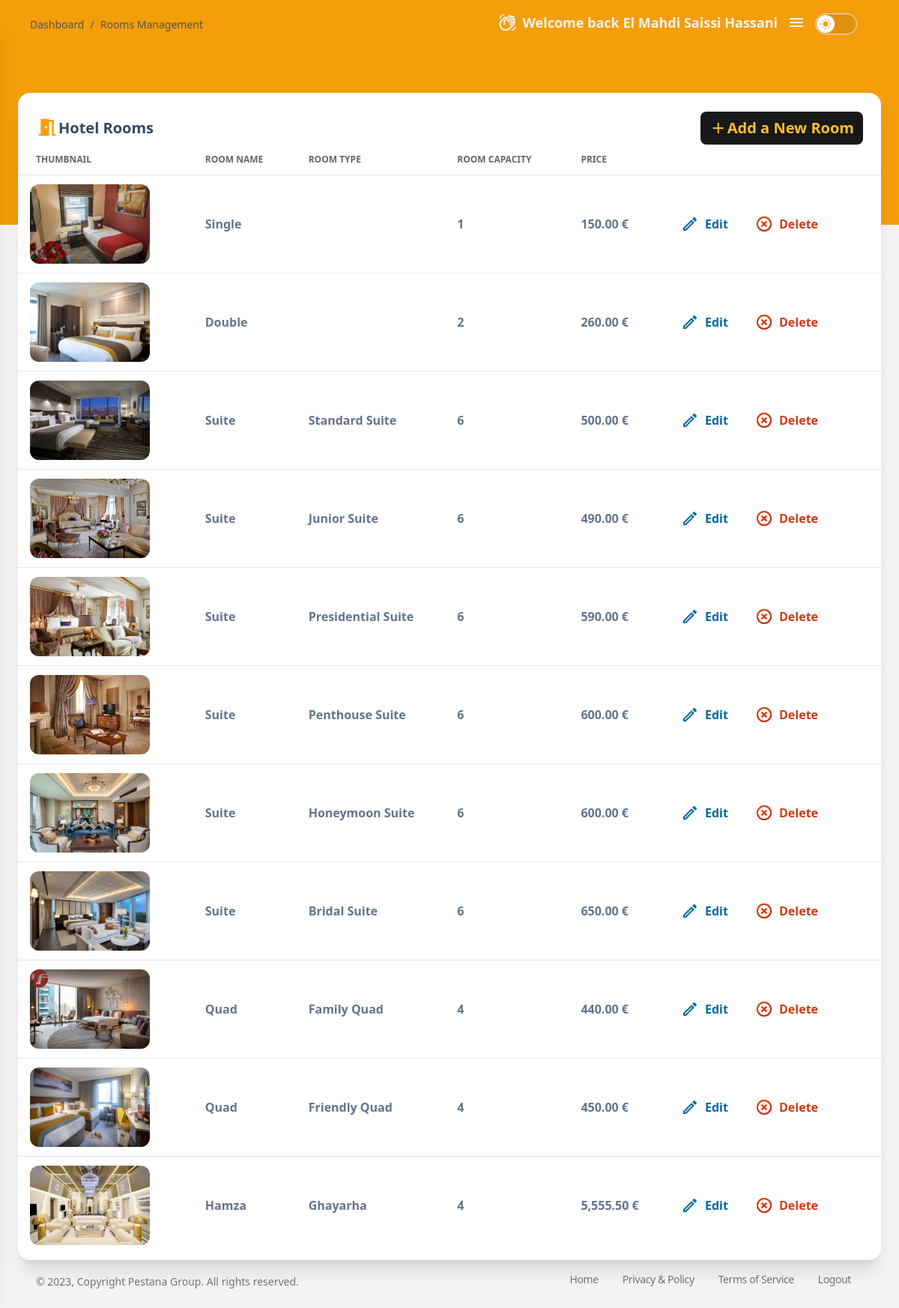
/dashboard/rooms_manage (signed in), run on the app's committed database.
### tables this page shows
CREATE TABLE `rooms` (
  `ID` int(11) NOT NULL,
  `Room_Name` varchar(20) NOT NULL,
  `Room_Type` varchar(100) DEFAULT NULL,
  `Room_Capacity` int(11) DEFAULT NULL,
  `Thumbnail` varchar(255) DEFAULT NULL,
  `Price` double DEFAULT NULL
);

### app/core/Controller.php (called while the page is built, shortened)
<?php
class Controller {
    public static function load($view_name, $view_data = []) {
        $file = VIEWS . $view_name . ".php";
        if(file_exists($file)) {
            extract($view_data);
            require($file);
        }else {
            echo $view_name." doesn't exist, or I'm doing something wrong";
        }
    }
}

### app/controllers/DashboardController.php (called while the page is built, shortened)
<?php
class DashboardController extends DashboardModel {
    public function rooms_manage() {
        $data = $this->fetch_rooms();
        Controller::load("d_manage", $data);
    }
}

### app/core/App.php (called while the page is built, shortened)
<?php
class App {
    protected $controller = "HomeController";
    protected $method = "index";
    protected $parameters = [];
    public function __construct() {
        $this->rend();
    }
    private function prepareURL() {
        if (isset($_GET["url"])) {
            $url = trim($_GET["url"], "/");
            $url = filter_var($url, FILTER_SANITIZE_URL);
            $url = explode("/", $url);
            $this->controller = isset($url[0]) ? ucwords($url[0]) . "Controller" : "HomeController";
            $this->method = isset($url[1]) ? $url[1] : "index";
            unset($url[0], $url[1]);
            $this->parameters = !empty($url) ? array_values($url) : [];
        }
    }
    private function rend() {
        if(class_exists($this->controller)) {
            $this->controller = new $this->controller;
            if(method_exists($this->controller, $this->method)) {
                call_user_func_array([$this->controller, $this->method], $this->parameters);
            }else {
                Controller::load("404");
            }
        }else {
            Controller::load("404");
        }
    }
}

### public/autoload.php (called while the page is built, shortened)
<?php
new App();

### public/index.php (called while the page is built)
<?php
include("autoload.php");

### app/core/Db.php (called while the page is built, shortened)
<?php
class Db {
    protected function conn() {
        $dsn = "mysql:host" . DB_HOST . "; dbname=" . DB_NAME;
        $options = array(PDO::ATTR_PERSISTENT => true);
        try {
            $this->connection = new PDO($dsn, DB_USER, DB_PW, $options);
            $this->connection->setAttribute(PDO::ATTR_ERRMODE, PDO::ERRMODE_EXCEPTION);
            return $this->connection;
        }catch(PDOException $error) {
            echo "Connection failed: " . $error->getMessage();
        }
    }
}

### app/models/DashboardModel.php (called while the page is built, shortened)
<?php
class DashboardModel extends Db {
    protected function fetch_rooms() {
        $stmt = $this->conn()->prepare("SELECT * FROM pestana.rooms;");
        $stmt->execute();
        return $stmt->fetchAll();
    }
}

### app/views/d_manage.php (the view, shortened to what this page needs)
<?php
    if(!isset($_SESSION["id"]) || ($_SESSION["admin"] == false)) {
        Controller::load("404");
    }else {
?>
<!DOCTYPE html>
<html>
  <head>
    <link href="<?= URLROOT ?>/css/nucleo-icons.css" rel="stylesheet" />
    <link href="<?= URLROOT ?>/css/nucleo-svg.css" rel="stylesheet" />
    <link href="<?= URLROOT ?>/css/argon-dashboard-tailwind.css?v=1.0.1" rel="stylesheet" />
    <link rel="stylesheet" href="<?= URLROOT ?>/css/tailwind_style.css">
    <link rel="stylesheet" href="<?= URLROOT ?>/css/style.css">
  </head>
  <body class="m-0 font-sans text-base font-normal dark:bg-zinc-900 leading-default bg-zinc-100 text-zinc-900">
    <main class="relative h-full max-h-screen transition-all duration-200 ease-in-out xl:ml-68 rounded-xl">
        <nav class="relative flex flex-wrap items-center justify-between py-2 mx-6 transition-all ease-in shadow-none duration-250 rounded-2xl lg:flex-nowrap lg:justify-start" navbar-main navbar-scroll="false">
            <div class="flex items-center justify-between w-full px-4 py-1 mx-auto flex-wrap-inherit">
                <nav>
                    <ol class="flex flex-wrap pt-1 mr-12 bg-transparent rounded-lg sm:mr-16">
                        <li class="text-sm leading-normal text-zinc-600">Dashboard</li>
                        <li class="text-sm pl-2 capitalize leading-normal text-zinc-600 before:float-left before:pr-2 before:text-zinc-600 before:content-['/']" aria-current="page">Rooms Management</li>
                    </ol>
                </nav>
                <div class="flex items-center mt-2 grow sm:mt-0 sm:mr-6 md:mr-0 lg:flex lg:basis-auto">
                    <ul class="flex flex-row justify-end pl-0 mb-0 list-none md-max:w-full md:ml-auto">
                        <li class="flex items-center text-zinc-100">
                                <i class="relative top-0 text-2xl leading-normal material-icons-outlined">waving_hand</i>
                                <span class="hidden sm:inline ml-2 text-lg font-semibold">Welcome back <?= $_SESSION['first-name'] . " " . $_SESSION['family-name'];?></span>
                        </li>
                        <li class="flex items-center pl-4 xl:hidden">
                            <button type="button" class="block p-0 text-sm text-white transition-all ease" sidenav-trigger>
                                <div class="w-4.5 overflow-hidden">
                                    <i class="ease mb-0.75 relative block h-0.5 rounded-sm bg-white transition-all"></i>
                                    <i class="ease mb-0.75 relative block h-0.5 rounded-sm bg-white transition-all"></i>
                                    <i class="ease relative block h-0.5 rounded-sm bg-white transition-all"></i>
                                </div>
                            </button>
                        </li>
                        <li class="flex items-center px-4">
                            <input fixed-plugin id="dark-toggle" class="rounded-10 duration-250 ease-in-out after:rounded-circle after:shadow-2xl after:duration-250 after:checked:translate-x-7 h-7 relative float-left mt-1 ml-auto w-14 cursor-pointer appearance-none border border-solid border-gray-200 bg-zinc-800/10 bg-none bg-contain bg-left bg-no-repeat align-top transition-all after:absolute after:top-px after:h-6 after:w-6 after:translate-x-px after:bg-white after:font-goggle after:text-center after:content-['\e518'] after:text-amber-500 after:checked:content-['\e51c'] after:checked:text-blue-700 checked:border-zinc-900 checked:bg-zinc-900 checked:bg-none checked:bg-right" type="checkbox" />
                        </li>
                    </ul>
                </div>
            </div>
        </nav>
        <div class="w-full px-6 py-6 mx-auto">
            <div class="w-full max-w-full mt-10 bg-white border-0 shadow-xl dark:bg-zinc-800 dark:shadow-dark-xl rounded-2xl bg-clip-border">
                <div class="flex justify-around sm:justify-between items-center flex-wrap p-6 pb-0 mb-0 border-b-0 border-b-solid rounded-t-2xl border-b-transparent">
                    <h6 class="dark:text-white text-xl font-semibold flex items-center"><i class="relative top-0 text-3xl leading-normal text-amber-500 material-icons">meeting_room</i> Hotel Rooms</h6>
                    <button type="button" id="add-new-room" class="bg-zinc-900 dark:bg-amber-400 text-amber-400 dark:text-zinc-900 flex items-center justify-center px-1.5 sm:px-3 py-0.5 sm:py-1 rounded-lg font-semibold text-lg sm:text-xl"><i class="relative top-0 text-2xl leading-normal material-icons">add</i> Add a New Room</button>
                </div>
                <div class="px-0 pb-2">
                    <div class="overflow-x-auto scroll-bar">
                      <table class="items-center w-full mb-0 align-top border-collapse dark:border-white/40 text-slate-500">
                        <thead class="align-bottom">
                            <tr>
                                <th class="px-6 py-3 font-bold text-left uppercase align-middle bg-transparent border-b border-collapse shadow-none dark:border-white/40 dark:text-white text-xs border-b-solid tracking-none whitespace-nowrap text-zinc-700 opacity-80">Thumbnail</th>
                                <th class="px-6 py-3 pl-2 font-bold text-left uppercase align-middle bg-transparent border-b border-collapse shadow-none dark:border-white/40 dark:text-white text-xs border-b-solid tracking-none whitespace-nowrap text-zinc-700 opacity-80">Room Name</th>
                                <th class="px-6 py-3 pl-2 font-bold text-left uppercase align-middle bg-transparent border-b border-collapse shadow-none dark:border-white/40 dark:text-white text-xs border-b-solid tracking-none whitespace-nowrap text-zinc-700 opacity-80">Room Type</th>
                                <th class="px-6 py-3 pl-2 font-bold text-left uppercase align-middle bg-transparent border-b border-collapse shadow-none dark:border-white/40 dark:text-white text-xs border-b-solid tracking-none whitespace-nowrap text-zinc-700 opacity-80">Room Capacity</th>
                                <th class="px-6 py-3 pl-2 font-bold text-left uppercase align-middle bg-transparent border-b border-collapse shadow-none dark:border-white/40 dark:text-white text-xs border-b-solid tracking-none whitespace-nowrap text-zinc-700 opacity-80">Price</th>
                                <th class="px-6 py-3 font-semibold capitalize align-middle bg-transparent border-b border-collapse border-solid shadow-none dark:border-white/40 dark:text-white tracking-none whitespace-nowrap text-zinc-700 opacity-80"></th>
                            </tr>
                        </thead>
                        <tbody>
                            <?php foreach($view_data as $room) { ?>
                                <tr>
                                    <td class="p-2 align-middle bg-transparent border-t dark:border-white/40 whitespace-nowrap shadow-transparent">
                                        <div class="px-2 py-1">
                                            <img class="w-40 min-w-[120px] rounded-xl" src="<?= URLROOT ?>img/uploads/<?= $room['Thumbnail'] ?>" alt="<?= $room['Room_Name'] ?> room image" srcset="">
                                        </div>
                                    </td>
                                    <td class="p-2 align-middle bg-transparent border-t dark:border-white/40 whitespace-nowrap shadow-transparent">
                                        <p class="text-base font-semibold leading-tight dark:text-white dark:opacity-80"><?= $room['Room_Name'] ?></p>
                                    </td>
                                    <td class="p-2 align-middle bg-transparent border-t dark:border-white/40 whitespace-nowrap shadow-transparent">
                                        <p class="text-base font-semibold leading-tight dark:text-white dark:opacity-80"><?= $room['Room_Type'] ?></p>
                                    </td>
                                    <td class="p-2 text-base leading-normal align-middle bg-transparent border-t dark:border-white/40 whitespace-nowrap shadow-transparent">
                                        <p class="text-base font-semibold leading-tight dark:text-white dark:opacity-80"><?= $room['Room_Capacity'] ?></p>
                                    </td>
                                    <td class="p-2 text-base leading-normal align-middle bg-transparent border-t dark:border-white/40 whitespace-nowrap shadow-transparent">
                                        <p class="text-base font-semibold leading-tight dark:text-white dark:opacity-80"><?= number_format($room['Price'], 2) ?> €</p>
                                    </td>
                                    <td class="p-2 align-middle bg-transparent border-t dark:border-white/40 whitespace-nowrap shadow-transparent">
                                        <button type="button" class="edit-btn inline-flex items-center px-4 py-2.5 mb-0 font-bold text-center align-middle transition-all bg-transparent border-0 rounded-lg shadow-none cursor-pointer leading-normal text-base ease-in bg-150 hover:-translate-y-px active:opacity-85 bg-x-25 text-sky-700 dark:text-sky-300"><span class="material-icons-outlined mr-2 text-sky-700 dark:text-sky-300">edit</span>Edit</button>
                                        <button type="button" class="delete-btn relative z-10 inline-flex items-center px-4 py-2.5 mb-0 font-bold text-center text-transparent align-middle transition-all border-0 rounded-lg shadow-none cursor-pointer leading-normal text-base ease-in bg-150 bg-gradient-to-tl from-red-700 to-orange-600 dark:from-red-400 dark:to-orange-300 hover:-translate-y-px active:opacity-85 bg-x-25 bg-clip-text"><span class="material-icons-outlined mr-2 bg-150 bg-gradient-to-tl from-red-700 to-orange-600 dark:from-red-400 dark:to-orange-300 bg-x-25 bg-clip-text">highlight_off</span>Delete</button>
                                    </td>
                                </tr>
                            <?php } ?>
                        </tbody>
                      </table>
                    </div>
                </div>
            </div>
            <?php include_once(INCLUDES . "d-footer.php"); ?>
        </div>
    </main>
</body>
<script src="<?= URLROOT ?>js/js/argon-dashboard-tailwind.js?v=1.0.1" async></script>
</html>
<?php }

### app/views/includes/d-footer.php
<footer class="pt-4">
    <div class="w-full px-6 mx-auto">
        <div class="flex flex-wrap items-center -mx-3 lg:justify-between">
            <div class="w-full max-w-full px-3 mt-0 mb-6 shrink-0 lg:mb-0 lg:w-1/2 lg:flex-none">
                <div class="text-sm leading-normal text-center text-zinc-500 lg:text-left">
                    © <script>document.write(new Date().getFullYear() + ",");</script> Copyright Pestana Group. All rights reserved.
                </div>
            </div>
            <div class="w-full max-w-full px-3 mt-0 shrink-0 lg:w-1/2 lg:flex-none">
                <ul class="flex flex-wrap justify-center pl-0 mb-0 list-none lg:justify-end">
                    <li class="nav-item ps">
                        <a href="<?= URLROOT ?>home/index" class="block px-4 pt-0 pb-1 text-sm font-normal transition-colors ease-in-out text-zinc-500">Home</a>
                    </li>
                    <li class="nav-item">
                        <a href="#" class="block px-4 pt-0 pb-1 text-sm font-normal transition-colors ease-in-out text-zinc-500">Privacy & Policy</a>
                    </li>
                    <li class="nav-item">
                        <a href="#" class="block px-4 pt-0 pb-1 text-sm font-normal transition-colors ease-in-out text-zinc-500">Terms of Service</a>
                    </li>
                    <li class="nav-item">
                        <a href="<?= URLROOT . 'home/logout' ?>" class="block px-4 pt-0 pb-1 text-sm font-normal transition-colors ease-in-out text-zinc-500">Logout</a>
                    </li>
                </ul>
            </div>
        </div>
    </div>
</footer>

### public/css/style.css (style rules this page uses)
* { padding: 0; margin: 0; list-style: none; box-sizing: border-box; text-decoration: none; }

### public/css/perfect-scrollbar.css (style rules this page uses)
.ps { overflow: hidden !important; overflow-anchor: none; -ms-overflow-style: none; touch-action: auto; -ms-touch-action: auto; }

### data on the page
rooms: Thumbnail (picture), Room_Name "Single", Room_Capacity "1", Price "150.00"
rooms: Thumbnail (picture), Room_Name "Double", Room_Capacity "2", Price "260.00"
rooms: Thumbnail (picture), Room_Name "Suite", Room_Type "Standard Suite", Room_Capacity "6", Price "500.00"
rooms: Thumbnail (picture), Room_Name "Suite", Room_Type "Junior Suite", Room_Capacity "6", Price "490.00"
rooms: Thumbnail (picture), Room_Name "Suite", Room_Type "Presidential Suite", Room_Capacity "6", Price "590.00"
rooms: Thumbnail (picture), Room_Name "Suite", Room_Type "Penthouse Suite", Room_Capacity "6", Price "600.00"
rooms: Thumbnail (picture), Room_Name "Suite", Room_Type "Honeymoon Suite", Room_Capacity "6", Price "600.00"
rooms: Thumbnail (picture), Room_Name "Suite", Room_Type "Bridal Suite", Room_Capacity "6", Price "650.00"
rooms: Thumbnail (picture), Room_Name "Quad", Room_Type "Family Quad", Room_Capacity "4", Price "440.00"
rooms: Thumbnail (picture), Room_Name "Quad", Room_Type "Friendly Quad", Room_Capacity "4", Price "450.00"
rooms: Thumbnail (picture), Room_Name "Hamza", Room_Type "Ghayarha", Room_Capacity "4", Price "5,555.50"

### other printed values
$_SESSION['first-name'] "El Mahdi"
$_SESSION['family-name'] "Saissi Hassani"
